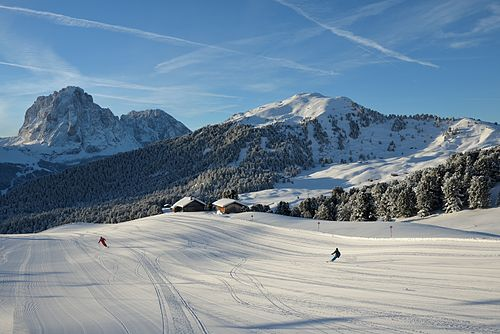
#> input picture images/Groomed_skirun_from_Seceda_Val_Gardena.jpg, 500 x 334 px; its folder holds only this picture in this run
$ python auto_edge_detection.py --images ../images --destination out.png
#> lines starting #> are read from the running program, lines starting #| are printed output that depends on the picture; after the words box and inside, x2 and y2 are one past the last pixel; in counts of white or black regions, pixels touching at a corner belong together
# Source: https://www.pyimagesearch.com/2015/04/06/zero-parameter-automatic-canny-edge-detection-with-python-and-opencv/
# Some modifications made to save the images

# import the necessary packages
import numpy as np
import argparse
import glob
import cv2


def auto_canny(image, sigma=0.33):
    # compute the median of the single channel pixel intensities
    v = np.median(image)

    # apply automatic Canny edge detection using the computed median
    lower = int(max(0, (1.0 - sigma) * v))
    upper = int(min(255, (1.0 + sigma) * v))
    edged = cv2.Canny(image, lower, upper)

    # return the edged image
    return edged


# construct the argument parse and parse the arguments
ap = argparse.ArgumentParser()
ap.add_argument("-i", "--images", required=True, help="path to input dataset of images")
ap.add_argument("-d", "--destination", required=True, help="path to save edge images")
ap.add_argument("-s", "--show", action="store_true", help="show each image")
args = vars(ap.parse_args())

# loop over the images
for imagePath in glob.glob(args["images"] + "/*.jpg"):
    # load the image, convert it to grayscale, and blur it slightly
    image = cv2.imread(imagePath)
#> image is the input picture: shape (334, 500, 3); mean B, G, R 154.4, 137.2, 116.8
    gray = cv2.cvtColor(image, cv2.COLOR_BGR2GRAY)
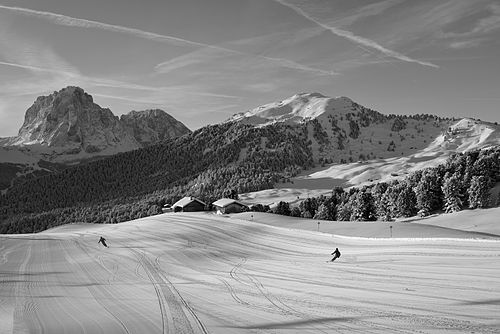
#> gray: shape (334, 500); min 0, max 255, mean 133
    blurred = cv2.GaussianBlur(gray, (3, 3), 0)

    # apply Canny edge detection using a wide threshold, tight threshold, and automatically determined threshold
    # wide = cv2.Canny(blurred, 10, 200)
    # tight = cv2.Canny(blurred, 225, 250)
    auto = auto_canny(blurred)
#> in auto_canny, `v = np.median(image)`: v = 139
#> in auto_canny, `lower = int(max(0, (1.0 - sigma) * v))`: lower = 93
#> in auto_canny, `upper = int(min(255, (1.0 + sigma) * v))`: upper = 184
#> in auto_canny, `edged = cv2.Canny(image, lower, upper)`:
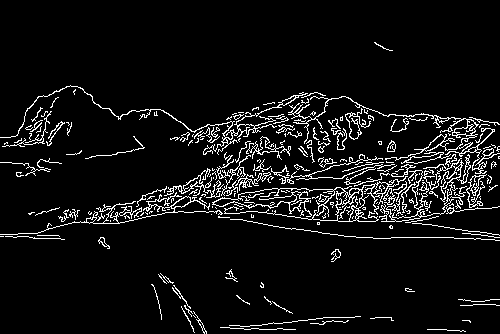
#> edged: shape (334, 500); 6.8% white in thin lines or dots, all inside (x1, y1, x2, y2) = (0, 42, 500, 334)

    # save the image
    filename = imagePath[len(args["images"]) + 1:]
    destination_path = args["destination"] + "/" + filename
    cv2.imwrite(destination_path, auto)

    # show the images
    if args["show"]:
        cv2.imshow("Original", image)
        cv2.imshow("Grayscale v. Edges", np.hstack([gray, auto]))
        # cv2.imshow("Edges", np.hstack([wide, tight, auto]))
        cv2.waitKey(0)

$ run again, on images/child-613199_640.jpg
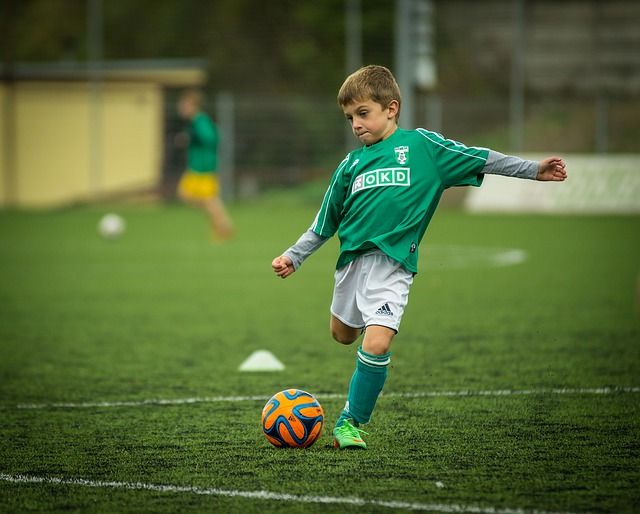
#> input picture images/child-613199_640.jpg, 640 x 514 px
#> image is the input picture: shape (514, 640, 3); mean B, G, R 55.7, 103.3, 83.5
#> `gray = cv2.cvtColor(image, cv2.COLOR_BGR2GRAY)`:
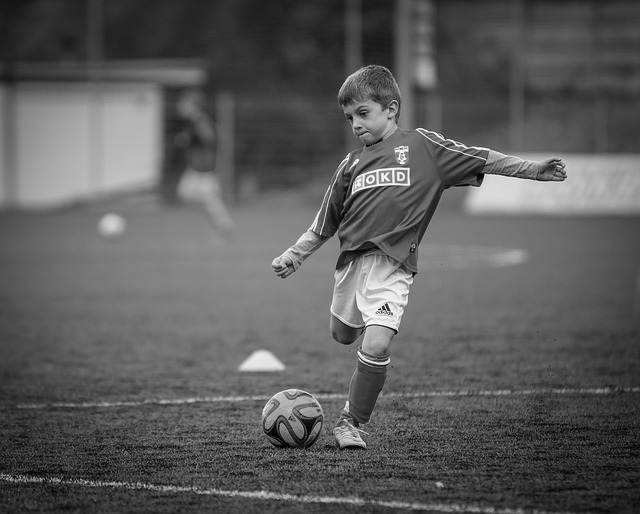
#> gray: shape (514, 640); min 0, max 255, mean 92
#> v = 86
#> lower = 57
#> upper = 114
#> in auto_canny, `edged = cv2.Canny(image, lower, upper)`:
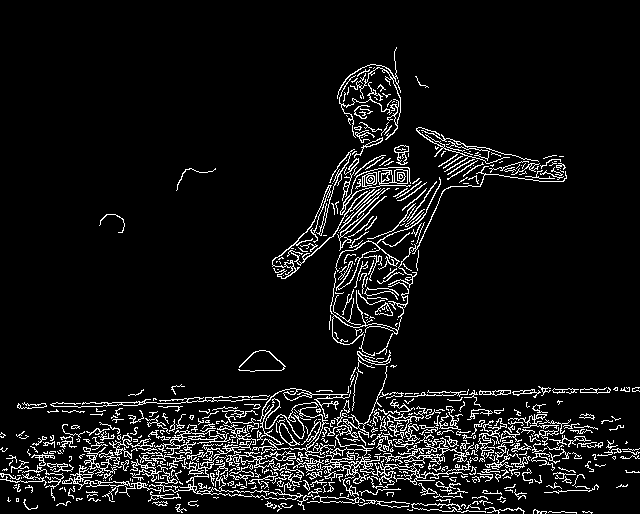
#> edged: shape (514, 640); 7.3% white in thin lines or dots

$ run again, on images/beach.jpg
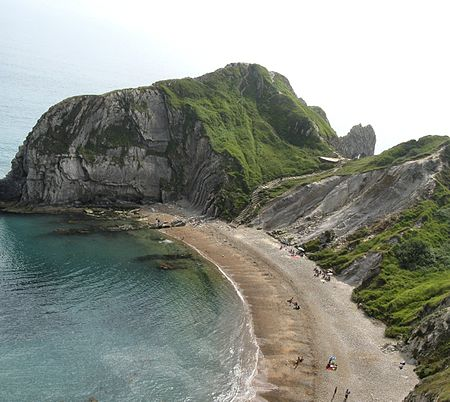
#> input picture images/beach.jpg, 450 x 402 px
#> image is the input picture: shape (402, 450, 3); mean B, G, R 135.4, 144.3, 139.8
#> `gray = cv2.cvtColor(image, cv2.COLOR_BGR2GRAY)`:
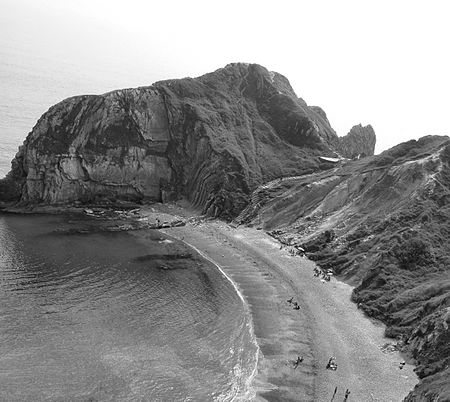
#> gray: shape (402, 450); min 0, max 255, mean 141.9
#> v = 125
#> lower = 83
#> upper = 166
#> in auto_canny, `edged = cv2.Canny(image, lower, upper)`:
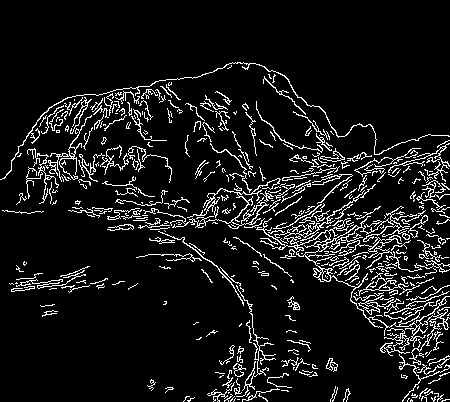
#> edged: shape (402, 450); 8.9% white in thin lines or dots, all inside (x1, y1, x2, y2) = (0, 62, 450, 402)
